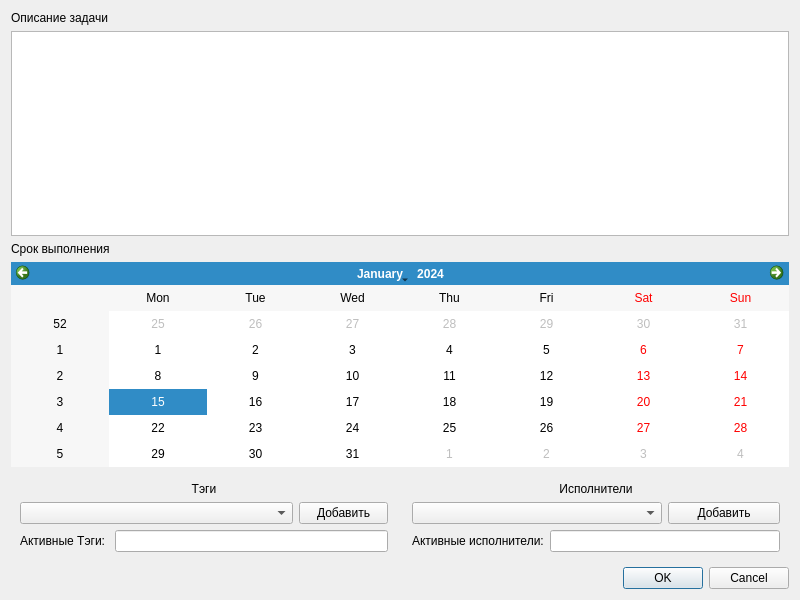
<?xml version="1.0" encoding="UTF-8"?>
<ui version="4.0">
 <class>AddDialog</class>
 <widget class="QDialog" name="AddDialog">
  <property name="geometry">
   <rect>
    <x>0</x>
    <y>0</y>
    <width>800</width>
    <height>600</height>
   </rect>
  </property>
  <property name="windowTitle">
   <string>Добавить задачу</string>
  </property>
  <layout class="QGridLayout" name="gridLayout">
   <item row="4" column="1">
    <widget class="QFrame" name="tagsFrame">
     <property name="sizePolicy">
      <sizepolicy hsizetype="Preferred" vsizetype="Preferred">
       <horstretch>1</horstretch>
       <verstretch>0</verstretch>
      </sizepolicy>
     </property>
     <property name="frameShape">
      <enum>QFrame::NoFrame</enum>
     </property>
     <property name="frameShadow">
      <enum>QFrame::Raised</enum>
     </property>
     <layout class="QGridLayout" name="gridLayout_2">
      <item row="1" column="3">
       <widget class="QPushButton" name="addTagPushButton">
        <property name="text">
         <string>Добавить</string>
        </property>
       </widget>
      </item>
      <item row="0" column="0" colspan="4">
       <widget class="QLabel" name="tagLabel">
        <property name="text">
         <string>Тэги</string>
        </property>
        <property name="alignment">
         <set>Qt::AlignCenter</set>
        </property>
       </widget>
      </item>
      <item row="2" column="0">
       <widget class="QLabel" name="activeTagsLabel">
        <property name="text">
         <string>Активные Тэги:</string>
        </property>
       </widget>
      </item>
      <item row="1" column="0" colspan="3">
       <widget class="QComboBox" name="tagComboBox"/>
      </item>
      <item row="2" column="1" colspan="3">
       <widget class="QLineEdit" name="activeTagsLineEdit">
        <property name="readOnly">
         <bool>false</bool>
        </property>
       </widget>
      </item>
     </layout>
    </widget>
   </item>
   <item row="4" column="2">
    <widget class="QFrame" name="usersFrame">
     <property name="sizePolicy">
      <sizepolicy hsizetype="Preferred" vsizetype="Preferred">
       <horstretch>1</horstretch>
       <verstretch>0</verstretch>
      </sizepolicy>
     </property>
     <property name="frameShape">
      <enum>QFrame::NoFrame</enum>
     </property>
     <property name="frameShadow">
      <enum>QFrame::Raised</enum>
     </property>
     <layout class="QGridLayout" name="gridLayout_3">
      <item row="0" column="0" colspan="3">
       <widget class="QLabel" name="personLabel">
        <property name="text">
         <string>Исполнители</string>
        </property>
        <property name="alignment">
         <set>Qt::AlignCenter</set>
        </property>
       </widget>
      </item>
      <item row="2" column="0">
       <widget class="QLabel" name="activeUsersLabel">
        <property name="text">
         <string>Активные исполнители:</string>
        </property>
       </widget>
      </item>
      <item row="2" column="1" colspan="2">
       <widget class="QLineEdit" name="activeUsersLineEdit"/>
      </item>
      <item row="1" column="2">
       <widget class="QPushButton" name="addUserPushButton">
        <property name="text">
         <string>Добавить</string>
        </property>
       </widget>
      </item>
      <item row="1" column="0" colspan="2">
       <widget class="QComboBox" name="userComboBox"/>
      </item>
     </layout>
    </widget>
   </item>
   <item row="5" column="2">
    <widget class="QDialogButtonBox" name="addButtonBox">
     <property name="orientation">
      <enum>Qt::Horizontal</enum>
     </property>
     <property name="standardButtons">
      <set>QDialogButtonBox::Cancel|QDialogButtonBox::Ok</set>
     </property>
    </widget>
   </item>
   <item row="0" column="1">
    <widget class="QLabel" name="addLabel">
     <property name="text">
      <string>Описание задачи</string>
     </property>
    </widget>
   </item>
   <item row="1" column="1" colspan="2">
    <widget class="QTextEdit" name="addTextEdit"/>
   </item>
   <item row="3" column="1" colspan="2">
    <widget class="QCalendarWidget" name="calendarWidget"/>
   </item>
   <item row="2" column="1" colspan="2">
    <widget class="QLabel" name="label">
     <property name="text">
      <string>Срок выполнения</string>
     </property>
    </widget>
   </item>
  </layout>
 </widget>
 <resources/>
 <connections>
  <connection>
   <sender>addButtonBox</sender>
   <signal>accepted()</signal>
   <receiver>AddDialog</receiver>
   <slot>accept()</slot>
   <hints>
    <hint type="sourcelabel">
     <x>248</x>
     <y>254</y>
    </hint>
    <hint type="destinationlabel">
     <x>157</x>
     <y>274</y>
    </hint>
   </hints>
  </connection>
  <connection>
   <sender>addButtonBox</sender>
   <signal>rejected()</signal>
   <receiver>AddDialog</receiver>
   <slot>reject()</slot>
   <hints>
    <hint type="sourcelabel">
     <x>316</x>
     <y>260</y>
    </hint>
    <hint type="destinationlabel">
     <x>286</x>
     <y>274</y>
    </hint>
   </hints>
  </connection>
 </connections>
</ui>
